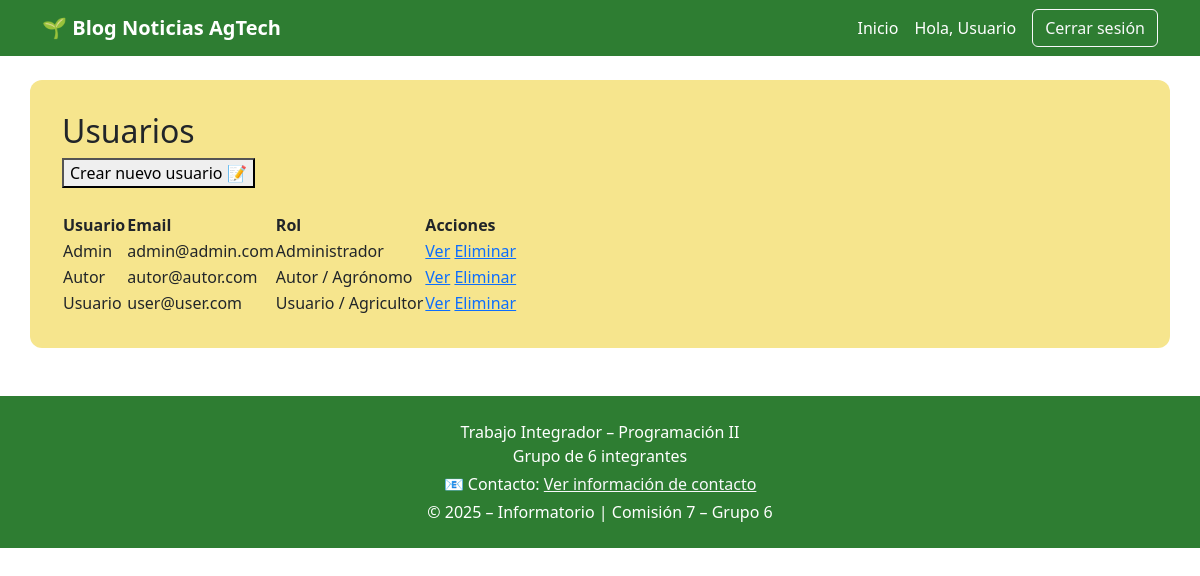
/api/v1/users/ (signed in), run on an earlier commit of the app's database.
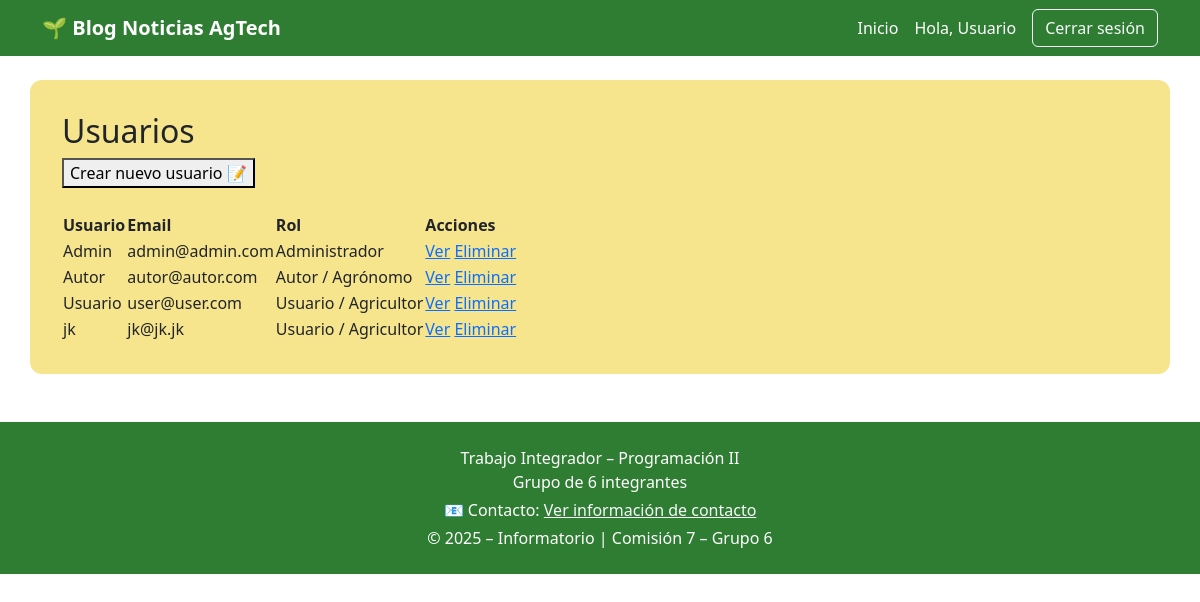
And on a later commit of the database.
### apps/autenticacion/models.py (models this page shows, shortened)
class Usuario(AbstractUser):
    rol = models.CharField(
        max_length=10,
        choices=Rol.choices,
        default=Rol.USUARIO
    )

### apps/users/views.py (the view)
# urls.py: path('users/', user_list, name='list'),
@login_required
def user_list(request):
    users = User.objects.all()
    return render(request, 'users/user_list.html', {'users': users})

### templates/users/user_list.html (shortened to what this page needs)
{% extends "base.html" %}
{% block content %}
<h2>Usuarios</h2>
<a href="{% url 'apps.autenticacion:registrar' %}">
    <button type="button">Crear nuevo usuario 📝</button>
</a>
<br><br>
<table>
  <tr>
    <th>Usuario</th>
    <th>Email</th>
    <th>Rol</th>
    <th>Acciones</th>
  </tr>
  {% for user in users %}
  <tr>
    <td>{{ user.username }}</td>
    <td>{{ user.email }}</td>
    <td>{{ user.get_rol_display }}</td>
    <td>
      <a href="{% url 'users:detail' user.id %}">Ver</a>
      <a href="{% url 'users:delete' user.id %}">Eliminar</a>
    </td>
  </tr>
  {% endfor %}
</table>
{% endblock %}

### templates/modulos/navbar.html (shortened to what this page needs)
<header>
    <nav class="navbar navbar-expand-lg navbar-agtech">
        <div class="container">
            <a class="navbar-brand fw-bold" href="{% url 'inicio' %}">
                🌱 Blog Noticias AgTech
            </a>
            <div class="collapse navbar-collapse" id="navbarAgtech">
                <ul class="navbar-nav ms-auto align-items-lg-center">
                    <li class="nav-item">
                        <a class="nav-link" href="{% url 'inicio' %}">Inicio</a>
                    </li>
                    {% if user.is_authenticated %}
                        <li class="nav-item">
                            <span class="nav-link">
                                Hola, {{ user.username }}
                            </span>
                        </li>
                        <li class="nav-item">
                            <a class="btn btn-outline-light ms-lg-2"
                               href="{% url 'apps.autenticacion:confirmar_logout' %}">
                                Cerrar sesión
                            </a>
                        </li>
                    {% endif %}
                </ul>
            </div>
        </div>
    </nav>
</header>

What changed in the data, as far as the page shows it:
added Usuario: username "jk", email "jk@jk.jk", rol "Usuario / Agricultor"
